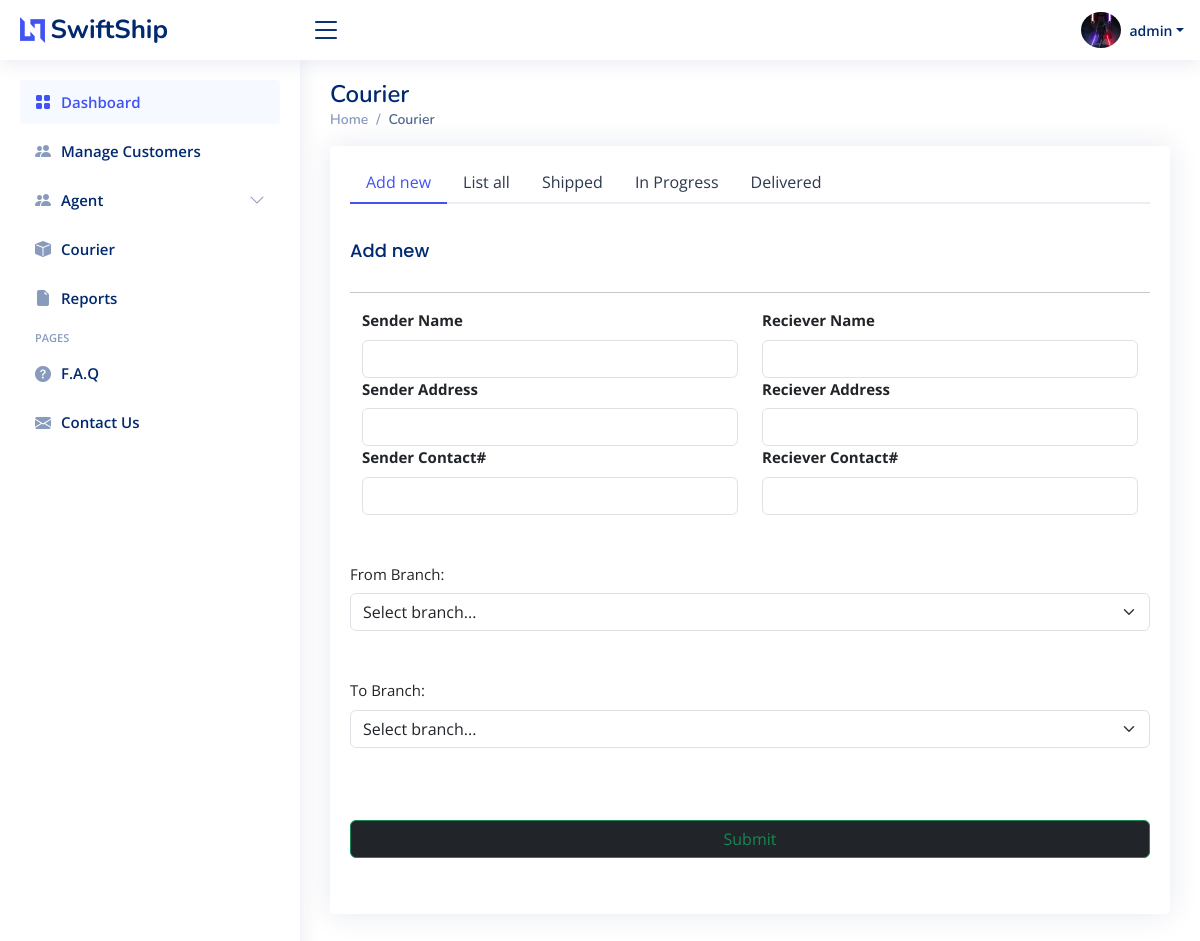
Screenshot of /Backend/courier.php (signed in) with the database file from the repository.
### tables this page shows
CREATE TABLE `user` (
  `id` int(11) NOT NULL,
  `image` varchar(60) NOT NULL DEFAULT '65899fb9283b2.png',
  `branch_id` int(11) DEFAULT NULL,
  `username` varchar(50) NOT NULL,
  `email` varchar(50) NOT NULL,
  `Number` varchar(20) NOT NULL,
  `Password` varchar(25) NOT NULL,
  `city` text NOT NULL,
  `type` int(11) NOT NULL DEFAULT 3 COMMENT '1=Admin, \r\n2=agent\r\n3=user',
  `date_created` datetime NOT NULL DEFAULT current_timestamp()
);

### Backend/courier.php (the view, shortened to what this page needs)
<?php
  require_once './db/config.php';
?>
<!DOCTYPE html>
<html lang="en">
<head>
  <link href="assets/vendor/bootstrap/css/bootstrap.min.css" rel="stylesheet">
  <link href="assets/vendor/bootstrap-icons/bootstrap-icons.css" rel="stylesheet">
  <link href="assets/vendor/boxicons/css/boxicons.min.css" rel="stylesheet">
  <link href="assets/vendor/quill/quill.snow.css" rel="stylesheet">
  <link href="assets/vendor/quill/quill.bubble.css" rel="stylesheet">
  <link href="assets/vendor/remixicon/remixicon.css" rel="stylesheet">
  <link href="assets/vendor/simple-datatables/style.css" rel="stylesheet">
  <link href="assets/css/style.css" rel="stylesheet">
</head>
<body>
<?php require_once './forms/header.php'?>
<?php require_once './forms/sidebar.php'?>
  <main id="main" class="main">
    <div class="pagetitle">
      <h1>Courier</h1>
      <nav>
        <ol class="breadcrumb">
          <li class="breadcrumb-item"><a href="index.php">Home</a></li>
          <li class="breadcrumb-item active">Courier</li>
        </ol>
      </nav>
    </div>
    <?php if ($_SESSION['type'] == 1):?>
      <section class="section profile">
      <div class="row">
        <div class="col-xl-12">
          <div class="card">
            <div class="card-body pt-3">
              <ul class="nav nav-tabs nav-tabs-bordered">
                <li class="nav-item">
                  <button class="nav-link active" data-bs-toggle="tab" data-bs-target="#profile-overview">Add new</button>
                </li>
                <li class="nav-item">
                  <button class="nav-link" data-bs-toggle="tab" data-bs-target="#list-all">List all</button>
                </li>
                <li class="nav-item">
                  <button class="nav-link" data-bs-toggle="tab" data-bs-target="#list-shipped">Shipped</button>
                </li>
                <li class="nav-item">
                  <button class="nav-link" data-bs-toggle="tab" data-bs-target="#list-progress">In Progress</button>
                </li>
                <li class="nav-item">
                  <button class="nav-link" data-bs-toggle="tab" data-bs-target="#list-delivered">Delivered</button>
                </li>
              </ul>
              <div class="tab-content pt-3">
                <div class="tab-pane fade show active profile-overview" id="profile-overview">
                  <h5 class="card-title">Add new</h5>
                  <hr>
                  <form class="row g-5 needs-validation " method="POST" novalidate>
                  <div class="d-flex flex-row">
                    <div class="sender container-fluid">
                    <div class="col-12">
                      <label for="yourName" class="form-label"><b>Sender Name</b></label>
                      <input type="text" name="s_name" class="form-control" id="BranchCode" required>
                    </div>
                    <div class="col-12">
                      <label for="yourEmail" class="form-label"><b>Sender Address</b></label>
                      <input type="text" name="s_address" class="form-control" id="yourStreet" required>
                    </div>
                    <div class="col-12">
                      <label for="yourEmail" class="form-label"><b>Sender Contact#</b></label>
                      <input type="number" name="s_num" class="form-control" id="yourCity" required>
                    </div>
                    </div>
                    <div class="recipient container-fluid">
                    <div class="col-12">
                      <label for="yourName" class="form-label"><b>Reciever Name</b></label>
                      <input type="text" name="r_name" class="form-control" id="BranchCode" required>
                    </div>
                    <div class="col-12">
                      <label for="yourEmail" class="form-label"><b>Reciever Address</b></label>
                      <input type="text" name="r_address" class="form-control" id="yourStreet" required>
                    </div>
                    <div class="col-12">
                      <label for="yourEmail" class="form-label"><b>Reciever Contact#</b></label>
                      <input type="number" name="r_num" class="form-control" id="yourCity" required>
                    </div>
                    </div>
                  </div>
                    <div class="col-12">
                      <label for="yourName" class="form-label">From Branch:</label>
                      <select name="from" id="branch_id" class="form-select" required>
                        <option value="" selected>Select branch...</option>
                      </select>
                    </div>
                    <div class="col-12">
                      <label for="yourName" class="form-label">To Branch:</label>
                      <select name="to" id="branch_id" class="form-select" required>
                        <option value="" selected>Select branch...</option>
                      </select>
                    </div>
                    <div class="col-12">
                    <button type="submit" name="new_parcel" class="btn btn-dark btn-outline-success mt-4" style="width: 100%;">Submit</button>
                    </div>
                  </form>
                  </div>
              </div>
              <div class="tab-content pt-3">
                </div>
            </div>
          </div>
        </div>
    </section>
    <?php endif;?>
  </main>
</body>
</html>

### Backend/forms/header.php (shortened to what this page needs)
<?php
  $user_id = $_SESSION['id'];
  $sql = "SELECT * FROM user WHERE id = '$user_id';";
  $result = $conn->query($sql);
  if ($result->num_rows > 0) {
    $detail = $result->fetch_assoc();
  }
?>
  <header id="header" class="header fixed-top d-flex align-items-center">
    <div class="d-flex align-items-center justify-content-between">
      <a href="index.php" class="logo d-flex align-items-center">
        <img src="assets/img/logo.png" alt="">
        <span class="d-none d-lg-block">SwiftShip</span>
      </a>
      <i class="bi bi-list toggle-sidebar-btn"></i>
    </div>
    <nav class="header-nav ms-auto">
      <ul class="d-flex align-items-center">
        <li class="nav-item dropdown pe-3">
          <?php
            $id = $_SESSION['id'];
            $sql = "SELECT * FROM user WHERE id = '$id'";
            $result = $conn->query($sql);
            if ($result == TRUE) {
              while ($row = $result->fetch_assoc()) {
                $image = $row['image'];
              }
            }
          ?>
          <a class="nav-link nav-profile d-flex align-items-center pe-0" href="#" data-bs-toggle="dropdown">
          <img src="uploads/<?php echo $image; ?>" height="100" width="40"title="<?php echo $image; ?>" class="rounded-circle">
            <span class="d-none d-md-block dropdown-toggle ps-2"><?php echo $detail['username'] ?></span>
          </a>
        </li>
      </ul>
    </nav>
  </header>

### Backend/assets/css/style.css (style rules this page uses)
:root { scroll-behavior: smooth; }
body { font-family: "Open Sans", sans-serif; color: #444444; }
a { color: #4154f1; text-decoration: none; }
h1, h2, h3, h4, h5, h6 { font-family: "Nunito", sans-serif; }
#main { margin-top: 60px; padding: 20px 30px; transition: all 0.3s; }
.pagetitle { margin-bottom: 10px; }
.pagetitle h1 { font-size: 24px; margin-bottom: 0; font-weight: 600; color: #012970; }
.card { margin-bottom: 30px; border: none; border-radius: 5px; box-shadow: 0px 0 30px rgba(1, 41, 112, 0.1); }
.card-title { padding: 20px 0 15px 0; font-size: 18px; font-weight: 500; color: #012970; font-family: "Poppins", sans-serif; }
.card-body { padding: 0 20px 20px 20px; }
.breadcrumb { font-size: 14px; font-family: "Nunito", sans-serif; color: #899bbd; font-weight: 600; }
.breadcrumb a { color: #899bbd; transition: 0.3s; }
.breadcrumb .breadcrumb-item::before { color: #899bbd; }
.breadcrumb .active { color: #51678f; font-weight: 600; }
.nav-tabs-bordered { border-bottom: 2px solid #ebeef4; }
.nav-tabs-bordered .nav-link { margin-bottom: -2px; border: none; color: #2c384e; }
.nav-tabs-bordered .nav-link.active { background-color: #fff; color: #4154f1; border-bottom: 2px solid #4154f1; }
.logo { line-height: 1; }
@media (min-width: 1200px) { .logo { width: 280px; } }
.logo img { max-height: 26px; margin-right: 6px; }
.logo span { font-size: 26px; font-weight: 700; color: #012970; font-family: "Nunito", sans-serif; }
.header { transition: all 0.5s; z-index: 997; height: 60px; box-shadow: 0px 2px 20px rgba(1, 41, 112, 0.1); background-color: #fff; padding-left: 20px; }
.header .toggle-sidebar-btn { font-size: 32px; padding-left: 10px; cursor: pointer; color: #012970; }
.header-nav ul { list-style: none; }
.header-nav>ul { margin: 0; padding: 0; }
.header-nav .nav-profile { color: #012970; }
.header-nav .nav-profile img { max-height: 36px; }
.header-nav .nav-profile span { font-size: 14px; font-weight: 600; }
@media (min-width: 1200px) { #main, #footer { margin-left: 300px; } }
.profile .profile-overview .row { margin-bottom: 20px; font-size: 15px; }
.profile .profile-overview .card-title { color: #012970; }
::placeholder { color: #eee; opacity: 1 }

### rows the page displays
user: image (picture), username "admin"
